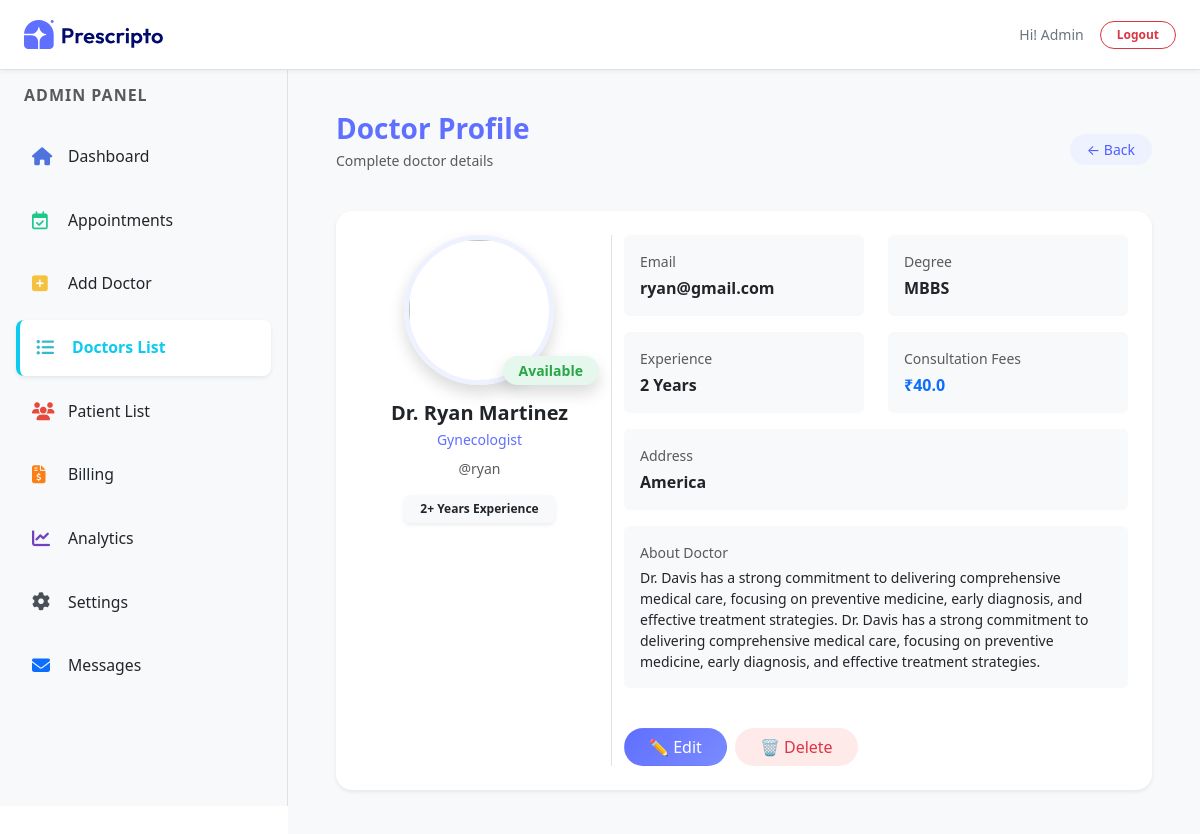
/dash_admin/doctor/view/14/ (signed in), run on an earlier commit of the app's database.
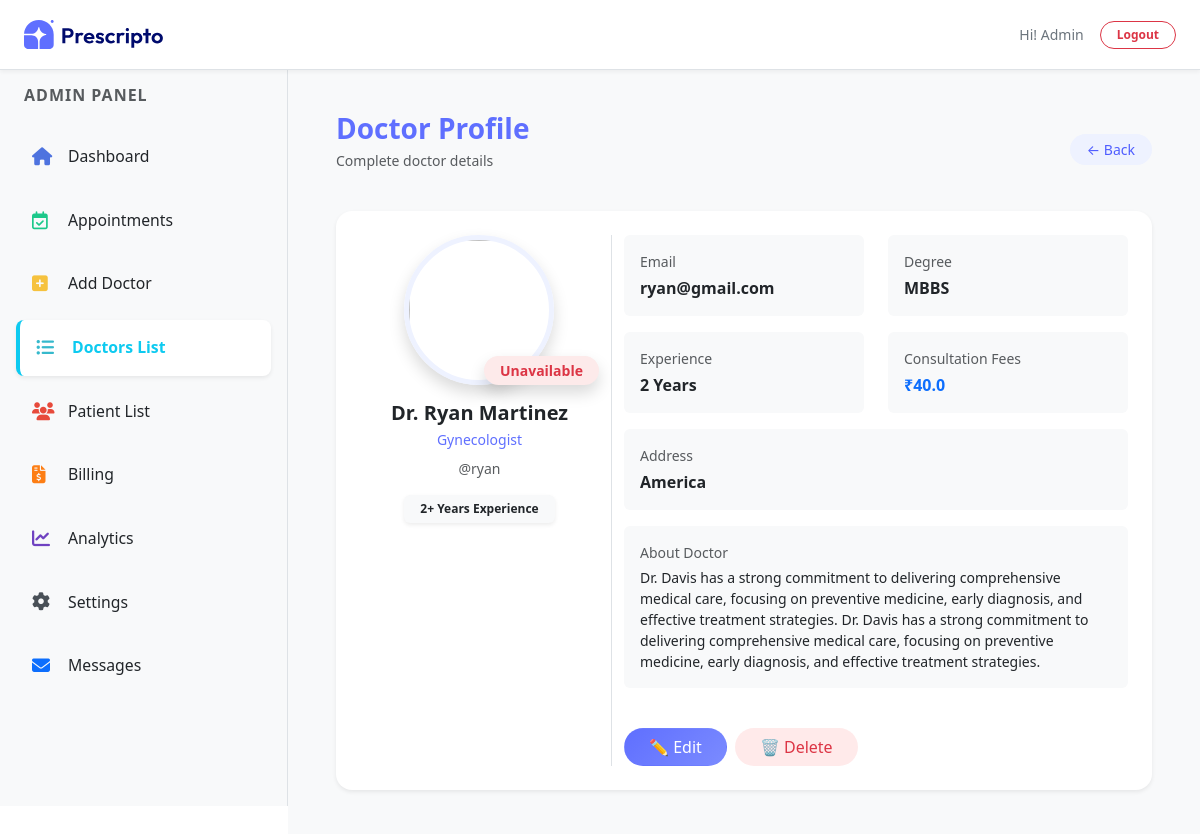
And on a later commit of the database.
### appointment/views.py (the view)
# urls.py: path('dash_admin/doctor/view/<int:id>/', views.doctor_view, name='doctor_view'),
@login_required(login_url=('/dash_login'))
@staff_member_required
def doctor_view(request, id):
    doctor = get_object_or_404(Doctor, id=id)
    return render(request, 'dashboard/doctor_view.html', {
        'doctor': doctor,
        'action': 'doctor_list',
        "role": "admin"
    })

### appointment/models.py (called while the page is built)
    def __str__(self):
        return self.name

### templates/dashboard/doctor_view.html (shortened to what the changed rows need)
{% extends "dashboard/layout.html" %}
{% load static %}
{% block contant %}
    <section class="p-5 bg-light" style="width:100%; margin-top: 64px; margin-left: 18rem; padding: 20px;">
        <div class="bg-white rounded-4 shadow-sm p-4"
            style="max-width:1800px;"
            data-aos="zoom-in">
            <div class="row">
                <div class="col-md-4 text-center border-end">
                    <div class="position-relative mb-3">
                        <img src="{{ doctor.image.url }}"
                            class="rounded-circle shadow"
                            style="width:150px;height:150px;object-fit:cover; border:5px solid #eef2ff; transition:0.3s;"
                            onmouseover="this.style.transform='scale(1.05)'"
                            onmouseout="this.style.transform=''">
                        <span class="position-absolute bottom-0 end-0 px-3 py-1 rounded-pill small fw-semibold shadow"
                            style="background:{% if doctor.available %}#e6f7ee{% else %}#fdeaea{% endif %};
                                color:{% if doctor.available %}#28a745{% else %}#dc3545{% endif %};">
                            {% if doctor.available %}Available{% else %}Unavailable{% endif %}
                        </span>
                    </div>
                </div>
            </div>
        </div>
    </section>
{% endblock %}

What changed in the data, as far as the page shows it:
changed Doctor "Dr. Ryan Martinez": available True → False (drawn)
Also different on the page:
text no longer shown: "Available"
text now shown: "Unavailable"
